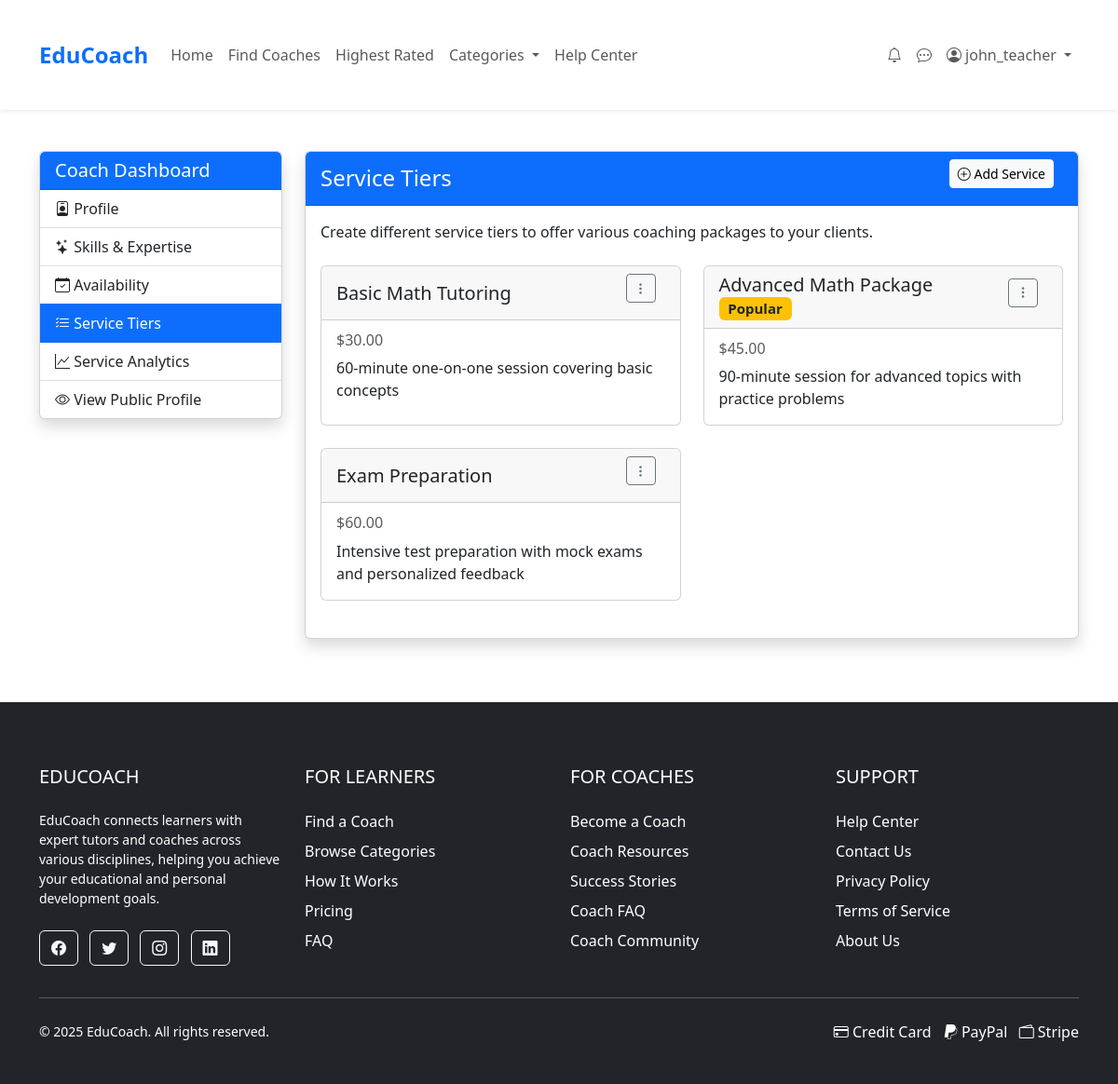
The app's page /pages/edit-coach-services.php (signed in) with its own data.
### tables this page shows
CREATE TABLE IF NOT EXISTS ServiceTiers (
    tier_id INT PRIMARY KEY AUTO_INCREMENT,
    coach_id INT,
    name VARCHAR(50) NOT NULL,
    description TEXT,
    price DECIMAL(8,2) NOT NULL,
    is_popular TINYINT(1) DEFAULT 0
);

### pages/edit-coach-services.php (the view, shortened to what this page needs)
<?php
require_once '../includes/db_connection.php';
$userId = $_SESSION['user_id'];
try {
    $stmt = $pdo->prepare("SELECT * FROM Coaches WHERE user_id = ?");
    $stmt->execute([$userId]);
    $coach = $stmt->fetch(PDO::FETCH_ASSOC);
} catch (PDOException $e) {
    die("Database error: " . $e->getMessage());
}
$serviceTiers = [];
try {
    $stmt = $pdo->prepare("SELECT * FROM ServiceTiers WHERE coach_id = ? ORDER BY price ASC");
    $stmt->execute([$coach['coach_id']]);
    $serviceTiers = $stmt->fetchAll(PDO::FETCH_ASSOC);
} catch (PDOException $e) {
    die("Database error: " . $e->getMessage());
}
include '../includes/header.php';
?>
<div class="container mt-4 mb-5">
    <div class="row">
        <div class="col-md-3">
            <div class="card shadow mb-4">
                <div class="card-header bg-primary text-white">
                    <h5 class="mb-0">Coach Dashboard</h5>
                </div>
                <div class="list-group list-group-flush">
                    <a href="edit-coach-profile.php" class="list-group-item list-group-item-action">
                        <i class="bi bi-person-badge"></i> Profile
                    </a>
                    <a href="edit-coach-skills.php" class="list-group-item list-group-item-action">
                        <i class="bi bi-stars"></i> Skills & Expertise
                    </a>
                    <a href="edit-coach-availability.php" class="list-group-item list-group-item-action">
                        <i class="bi bi-calendar-check"></i> Availability
                    </a>
                    <a href="edit-coach-services.php" class="list-group-item list-group-item-action active">
                        <i class="bi bi-list-check"></i> Service Tiers
                    </a>
                    <a href="service-analytics.php" class="list-group-item list-group-item-action">
                        <i class="bi bi-graph-up"></i> Service Analytics
                    </a>
                    <a href="coach-profile.php?id=<?= $coach['coach_id'] ?>" class="list-group-item list-group-item-action">
                        <i class="bi bi-eye"></i> View Public Profile
                    </a>
                </div>
            </div>
        </div>
        <div class="col-md-9">
            <div class="card shadow">
                <div class="card-header bg-primary text-white d-flex justify-content-between align-items-center">
                    <h2 class="h4 mb-0">Service Tiers</h2>
                    <button type="button" class="btn btn-light btn-sm" data-bs-toggle="modal" data-bs-target="#addServiceModal">
                        <i class="bi bi-plus-circle"></i> Add Service
                    </button>
                </div>
                <div class="card-body">
                    <p class="mb-4">Create different service tiers to offer various coaching packages to your clients.</p>
                    <?php if (empty($serviceTiers)): ?>
                        <div class="alert alert-info">
                            <p>You haven't created any service tiers yet. Click the "Add Service" button to create your first service tier.</p>
                        </div>
                    <?php else: ?>
                        <div class="row">
                            <?php foreach ($serviceTiers as $tier): ?>
                                <div class="col-md-6 mb-4">
                                    <div class="card h-100">
                                        <div class="card-header d-flex justify-content-between align-items-center">
                                            <h5 class="mb-0">
                                                <?= htmlspecialchars($tier['name']) ?>
                                                <?php if (isset($tier['is_popular']) && $tier['is_popular']): ?>
                                                    <span class="badge bg-warning text-dark">Popular</span>
                                                <?php endif; ?>
                                            </h5>
                                            <div class="dropdown">
                                                <button class="btn btn-sm btn-outline-secondary" type="button" id="dropdownMenuButton<?= $tier['tier_id'] ?>" data-bs-toggle="dropdown" aria-expanded="false">
                                                    <i class="bi bi-three-dots-vertical"></i>
                                                </button>
                                            </div>
                                        </div>
                                        <div class="card-body">
                                            <h6 class="card-subtitle mb-2 text-muted">$<?= number_format($tier['price'], 2) ?></h6>
                                            <p class="card-text"><?= nl2br(htmlspecialchars($tier['description'])) ?></p>
                                        </div>
                                    </div>
                                </div>
                            <?php endforeach; ?>
                        </div>
                    <?php endif; ?>
                </div>
            </div>
        </div>
    </div>
</div>
<?php include '../includes/footer.php'; ?>

### assets/css/styles.css (style rules this page uses)
body { font-family: 'Arial', sans-serif; color: #333; line-height: 1.6; }
.card { border-radius: 8px; overflow: hidden; transition: transform 0.3s, box-shadow 0.3s; }
.container { max-width: 1200px; margin: 0 auto; padding: 20px; }
.btn { margin-right: 10px; margin-bottom: 10px; }

### includes/header.php (style rules this page uses)
.dropdown, .dropdown-menu, .dropdown-toggle { z-index: 1050 !important; }

### records on screen
servicetiers: name "Basic Math Tutoring", price "30.00", description "60-minute one-on-one session covering basic concepts"
servicetiers: name "Advanced Math Package", is_popular "Popular", price "45.00", description "90-minute session for advanced topics with practice problems"
servicetiers: name "Exam Preparation", price "60.00", description "Intensive test preparation with mock exams and personalized feedback"

### other values on screen
$_SESSION['username'] "john_teacher"
